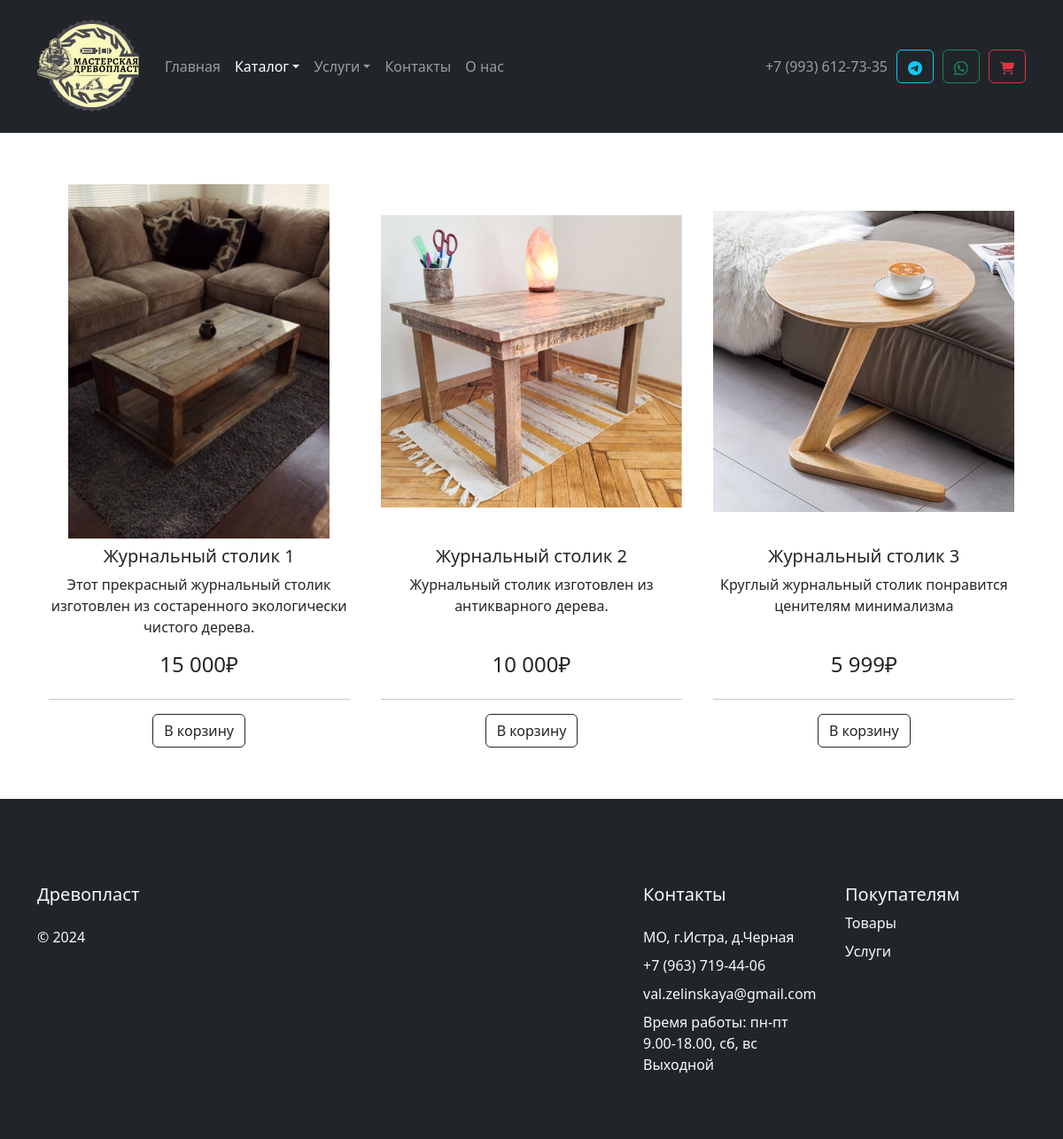
The page /catalog/tables/products.php on the database its author committed.
### tables this page shows
CREATE TABLE `products_tables` (
  `id` int(10) NOT NULL,
  `article` varchar(20) NOT NULL,
  `name` varchar(100) NOT NULL,
  `short_description` varchar(200) NOT NULL COMMENT 'Краткое описание',
  `full_description` text NOT NULL COMMENT 'Полное описание',
  `category` int(5) NOT NULL,
  `subcategory` int(5) DEFAULT NULL,
  `image` varchar(100) NOT NULL,
  `other_images` varchar(1000) DEFAULT NULL COMMENT 'Изображения для карусели',
  `price` float NOT NULL,
  `opt_price` float NOT NULL,
  `length` int(10) NOT NULL COMMENT 'Длина',
  `height` int(10) NOT NULL COMMENT 'Высота',
  `width` int(10) NOT NULL COMMENT 'Ширина',
  `weight` float NOT NULL COMMENT 'Вес',
  `color` varchar(30) NOT NULL
);

### catalog/tables/products.php (the view, shortened to what this page needs)
<?
include_once $_SERVER['DOCUMENT_ROOT'] . "/modules/header.php";
require($_SERVER['DOCUMENT_ROOT'] . '/database/db.php');
$subcategory = $_GET['sub'];
if ($subcategory) {
  $sql = "SELECT * FROM products_tables WHERE subcategory = $subcategory";
} else {
  $sql = "SELECT * FROM products_tables";
}
$result = $conn->query($sql);
if ($result->num_rows != 0) {
  $products = $result->fetch_all(MYSQLI_ASSOC);
}
?>
<div class="container my-5" style="flex: 1;">
  <div class="ki-product-card-wrapper d-flex justify-content-around">
    <?php foreach ($products as $product): ?>
      <div class="ki-product-card text-center">
        <a href="<?= '/catalog/tables/product?id=' . $product['id'] ?>" class="ki-product-card-link" >
          <div class="ki-card-image-wrapper">
            <img class="ki-card-image" src=<?= '/assets/images/catalog/tables/' . $product['image'] ?> alt=<?= $product['name'] ?>>
          </div>
          <div class="ki-card-description d-flex flex-column mt-2">
            <p class="ki-card-title h5"><?= $product['name'] ?></p>
            <p class="ki-card-text"><?= $product['short_description'] ?></p>
            <p class="ki-card-price h4"><?= number_format($product['price'], 0, '.', ' ') . '₽'; ?></p>
          </div>
          <div class="ki-card-footer">
            <hr>
            <button type="button" class="btn btn-outline-dark" onclick="onBtnClick(event, <?= $product['id'] ?>, '<?= $product['name'] ?>' , '<?= $product['article'] ?>', <?= $product['price'] ?> )">В корзину</button>
          </div>
        </a>
      </div>
    <?php endforeach; ?>
  </div>
</div>
<? include_once $_SERVER['DOCUMENT_ROOT'] . "/modules/footer.php"; ?>

### assets/css/style.css (style rules this page uses)
body { min-height: 100vh; display: flex; flex-direction: column; }
.ki-product-card-wrapper { width: 100%; flex-wrap: wrap; gap: 10px; }
.ki-product-card { max-width: 360px; padding: 10px; transition: all .3s; }
.ki-product-card-link { text-decoration: none; color: var(--bs-body-color); display: flex; flex-direction: column; height: 100%; }
.ki-card-image-wrapper { height: 400px; display: flex; align-items: center; justify-content: center; }
.ki-card-image { max-width: 100%; max-height: 100%; }
.ki-card-description, .ki-card-text { flex: 1; }

### rows shown on the page
products_tables: image (picture), name "Журнальный столик 1", short_description "Этот прекрасный журнальный столик изготовлен из состаренного экологически чистого дерева.", price "15 000"
products_tables: shows a picture, name "Журнальный столик 2", short_description "Журнальный столик изготовлен из антикварного дерева.", price "10 000"
products_tables: shows a picture, name "Журнальный столик 3", short_description "Круглый журнальный столик понравится ценителям минимализма", price "5 999"
